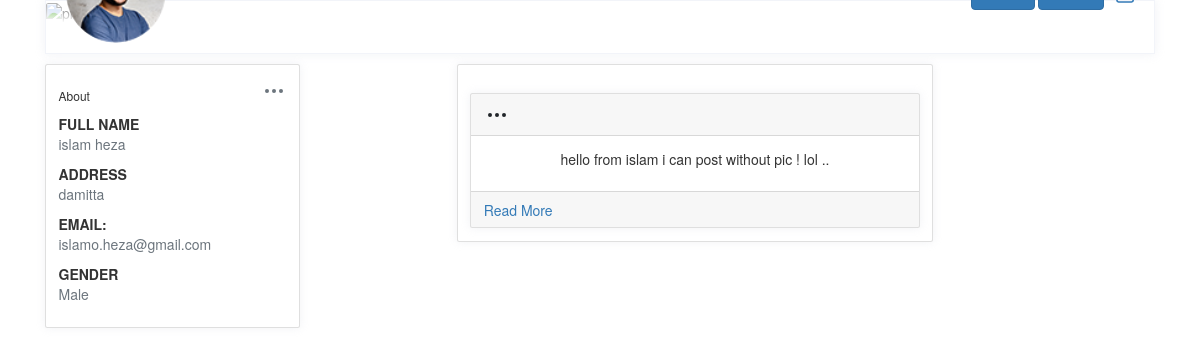
The app's page /profile.php (signed in) with its own data.
### tables this page shows
CREATE TABLE `users` (
  `User_Id` int(11) NOT NULL,
  `fname` varchar(30) NOT NULL,
  `lname` varchar(30) NOT NULL,
  `Username` varchar(30) NOT NULL,
  `Address` varchar(30) NOT NULL,
  `Email` varchar(30) NOT NULL,
  `Password` varchar(30) NOT NULL,
  `Gender` enum('Female','Male') NOT NULL,
  `Profile_Img` varchar(30) DEFAULT '1.png'
);

CREATE TABLE `posts` (
  `Post_Id` int(11) NOT NULL,
  `User_Id` int(11) NOT NULL,
  `Body` varchar(250) NOT NULL,
  `Image` varchar(30) NOT NULL,
  `Date` datetime DEFAULT NULL
);

### viewprofile.php (called while the page is built)
<?php
$con = new PDO("mysql:host=localhost; dbname=Facebook","root","");
$data=$con->query("select * from users where User_Id={$_COOKIE['userid']}");
$profile=$data->fetch(PDO::FETCH_ASSOC);
?>

### Layouts/LeftSide.php (the view, shortened to what this page needs)
<?php include("viewprofile.php")?>
<div class="d-none d-md-block col-md-4 col-xl-3 left-wrapper">
            <div class="card rounded">
                <div class="card-body">
                    <div class="d-flex align-items-center justify-content-between mb-2">
                        <h6 class="card-title mb-0">About</h6>
                        <div class="dropdown">
                            <button class="btn p-0" type="button" id="dropdownMenuButton" data-toggle="dropdown" aria-haspopup="true" aria-expanded="false">
                            </button>
                        </div>
                    </div>
                    <div class="mt-3">
                        <label class="tx-11 font-weight-bold mb-0 text-uppercase">Full Name</label>
                        <p class="text-muted"><?php echo $profile['fname']." ".$profile['lname']?></p>
                    </div>
                    <div class="mt-3">
                        <label class="tx-11 font-weight-bold mb-0 text-uppercase">Address</label>
                        <p class="text-muted"><?php echo $profile['Address']?></p>
                    </div>
                    <div class="mt-3">
                        <label class="tx-11 font-weight-bold mb-0 text-uppercase">Email:</label>
                        <p class="text-muted"><?php echo $profile['Email']?></p>
                    </div>
                    <div class="mt-3">
                        <label class="tx-11 font-weight-bold mb-0 text-uppercase">Gender</label>
                        <p class="text-muted"><?php echo $profile['Gender']?></p>
                    </div>
                </div>
            </div>
        </div>

### Layouts/header.php (shortened to what this page needs)
<?php include("viewprofile.php")?>
<div class="row">
        <div class="col-12 grid-margin">
            <div class="profile-header">
                <div class="cover">
                    <div class="gray-shade"></div>
                    <figure>
                    </figure>
                    <div class="cover-body d-flex justify-content-between align-items-center">
                        <div>
                            <img class="profile-pic" width="100px" height="100px" src="images/<?php echo$profile['Profile_Img'];?>" alt="profile">
                        </div>
                        <div class="d-none d-md-block">
                        <a href="index.php" class="btn btn-primary">Home</a>
                        <a href="profile.php" class="btn btn-primary">Profile</a>
                            <a href="logout.php">
                           </a>
                        </div>
                    </div>
                </div>
                <div class="header-links">
                </div>
            </div>
        </div>
    </div>

### Designs/viewProfile.php (shortened to what this page needs)
<div class="middle col-8 text-center">
        <div class="row gutters-sm " >
            <div class="col-8" style="margin: 0 auto;">
              <div class="card mb-3">
                <div class="card-body">
                <?php
              $con = new PDO("mysql:host=localhost; dbname=Facebook","root","");
              $data=$con->query("select * from posts where User_Id='{$_COOKIE['userid']}'");
              $profileview=$data->fetchAll(PDO::FETCH_ASSOC);
              foreach($profileview as $value){
                echo "
    <div class='card rounded mt-4'>
        <div class='card-header'>
            <div class='d-flex align-items-center justify-content-between'>
                <div class='dropdown'>
                    <button class='btn p-0' type='button' id='dropdownMenuButton2' data-toggle='dropdown' aria-haspopup='true' aria-expanded='false'>
                        <svg xmlns='http://www.w3.org/2000/svg' width='24' height='24' viewBox='0 0 24 24' fill='none' stroke='currentColor' stroke-width='2' stroke-linecap='round' stroke-linejoin='round' class='feather feather-more-horizontal icon-lg pb-3px'>
                            <circle cx='12' cy='12' r='1'></circle>
                            <circle cx='19' cy='12' r='1'></circle>
                            <circle cx='5' cy='12' r='1'></circle>
                        </svg>
                    </button>
                    <div class='dropdown-menu' aria-labelledby='dropdownMenuButton2'>
                        <a class='dropdown-item d-flex align-items-center' href='post.php?id={$value['Post_Id']}'>
                                <span class=''>View Post</span></a>
                        <a class='dropdown-item d-flex align-items-center' href='post.php?id={$value['Post_Id']}&action=edit'>
                                <span class=''>Edit</span></a>
                        <a class='dropdown-item d-flex align-items-center' href='deletePost.php?id={$value['Post_Id']}'>
                                <span class=''>Delete</span></a>
                    </div>
                </div>
            </div>
        </div>
        <div class='card-body'>
            <p class='mb-3 tx-14'>{$value['Body']}</p>";
                echo"
        </div>
        <div class='card-footer'>
            <div class='d-flex post-actions'>
            <a href ='post.php?id={$value['Post_Id']}'>Read More</a>
            </div>
        </div>
    </div>";
              }
              ?>
                </div>
              </div>
            </div>
          </div>
        </div>

### Css/index.css (style rules this page uses)
body { background-color: #f9fafb; margin-top:20px; }
.profile-page .profile-header { box-shadow: 0 0 10px 0 rgba(183, 192, 206, 0.2); border: 1px solid #f2f4f9; }
.profile-page .profile-header .cover { position: relative; border-radius: .25rem .25rem 0 0; }
.profile-page .profile-header .cover figure { margin-bottom: 0; }
.profile-page .profile-header .cover .gray-shade { position: absolute; top: 0; left: 0; width: 100%; height: 100%; z-index: 1; background: linear-gradient(rgba(255, 255, 255, 0.1), #fff 99%); }
.profile-page .profile-header .cover .cover-body { position: absolute; bottom: -20px; left: 0; z-index: 2; width: 100%; padding: 0 20px; }
.profile-page .profile-header .cover .cover-body .profile-pic { border-radius: 50%; width: 100px; }
.profile-page .profile-header .header-links { padding: 15px; display: -webkit-flex; display: flex; -webkit-justify-content: center; justify-content: center; background: #fff; border-radius: 0 0 .25rem .25rem; }
img { vertical-align: middle; border-style: none; }
.card-header:first-child { border-radius: 0 0 0 0; }
.card-header { padding: 0.875rem 1.5rem; margin-bottom: 0; background-color: rgba(0, 0, 0, 0); border-bottom: 1px solid #f2f4f9; }
.card-footer:last-child { border-radius: 0 0 0 0; }
.card-footer { padding: 0.875rem 1.5rem; background-color: rgba(0, 0, 0, 0); border-top: 1px solid #f2f4f9; }
.grid-margin { margin-bottom: 1rem; }
.card { box-shadow: 0 0 10px 0 rgba(183, 192, 206, 0.2); -webkit-box-shadow: 0 0 10px 0 rgba(183, 192, 206, 0.2); -moz-box-shadow: 0 0 10px 0 rgba(183, 192, 206, 0.2); -ms-box-shadow: 0 0 10px 0 rgba(183, 192, 206, 0.2); }
.rounded { border-radius: 0.25rem !important; }
.card { position: relative; display: flex; flex-direction: column; min-width: 0; word-wrap: break-word; background-color: #fff; background-clip: border-box; border: 1px solid #f2f4f9; border-radius: 0.25rem; }

### records on screen
users: Profile_Img (picture), fname "islam", lname "heza", Address "damitta", Email "islamo.heza@gmail.com", Gender "Male"
posts: Body "hello from islam i can post without pic ! lol .."
